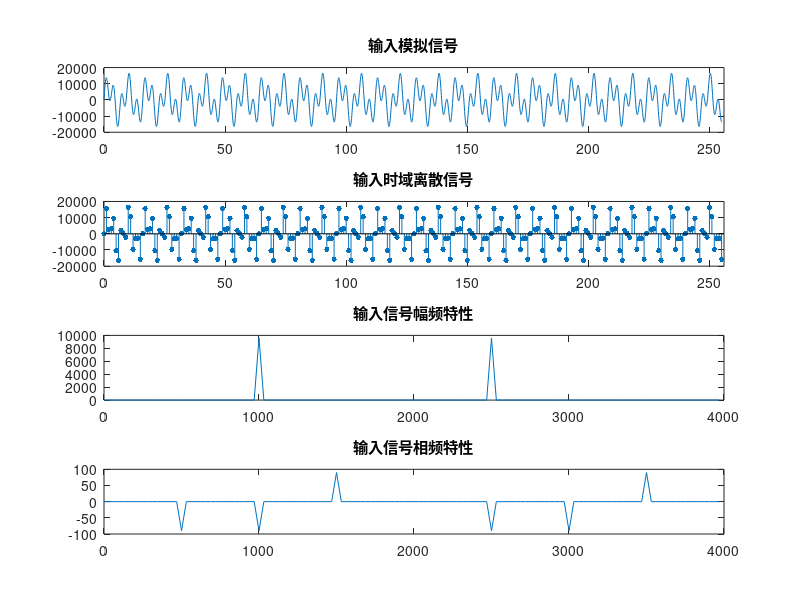

Source code (MATLAB):
clc;
clear;
close all;

%% input data
%parameter
fs=8000; f1=1000; f2=2500; N=256; AMP=16384;
%out_file = 'fir_input.inc';

% generate input discrete time serial x_tmp
n = 0:(N-1);
x_tmp = sin(2 * pi * f1 * n / fs) + sin(2 * pi * f2 * n / fs);
% normalize the value
x = round(x_tmp / max(abs(x_tmp)) * AMP);

% generate input continuous value x_con for plot
n_con = 0 : 0.1 :(N-1);
x_con = sin(2 * pi * f1 * n_con / fs) + sin(2 * pi * f2 * n_con / fs);
% normalize the value
x_con = round(x_con / max(abs(x_con)) * AMP);

% frequnce analysis for x
z = fft(x);
x_amp_feq_mod = abs(z);
x_amp_feq = x_amp_feq_mod / (N / 2);   %换算成实际的幅度
x_amp_feq(1) = x_amp_feq(1) / 2;
freq = ((1 : N) - 1) * fs / N;     %换算成实际的频率值

x_phase_feq = angle(z);              %计算相位
x_phase_feq = x_phase_feq * 180 / pi;  %换算为角度

% plot figure for x
h = figure;
set(h,'position',[100 100 1000 600]);
subplot(4,1,1); plot(n_con, x_con); xlim([0,N]); title('输入模拟信号');
subplot(4,1,2); stem(n, x, 'MarkerSize', 12, 'Marker', '.'); xlim([0,N]); title('输入时域离散信号');
subplot(4,1,3); plot(freq(1:N/2), x_amp_feq(1:N/2)); xlim([0, fs/2]); title('输入信号幅频特性');
subplot(4,1,4); plot(freq(1:N/2), x_phase_feq(1:N/2)); xlim([0, fs/2]); title('输入信号相频特性');